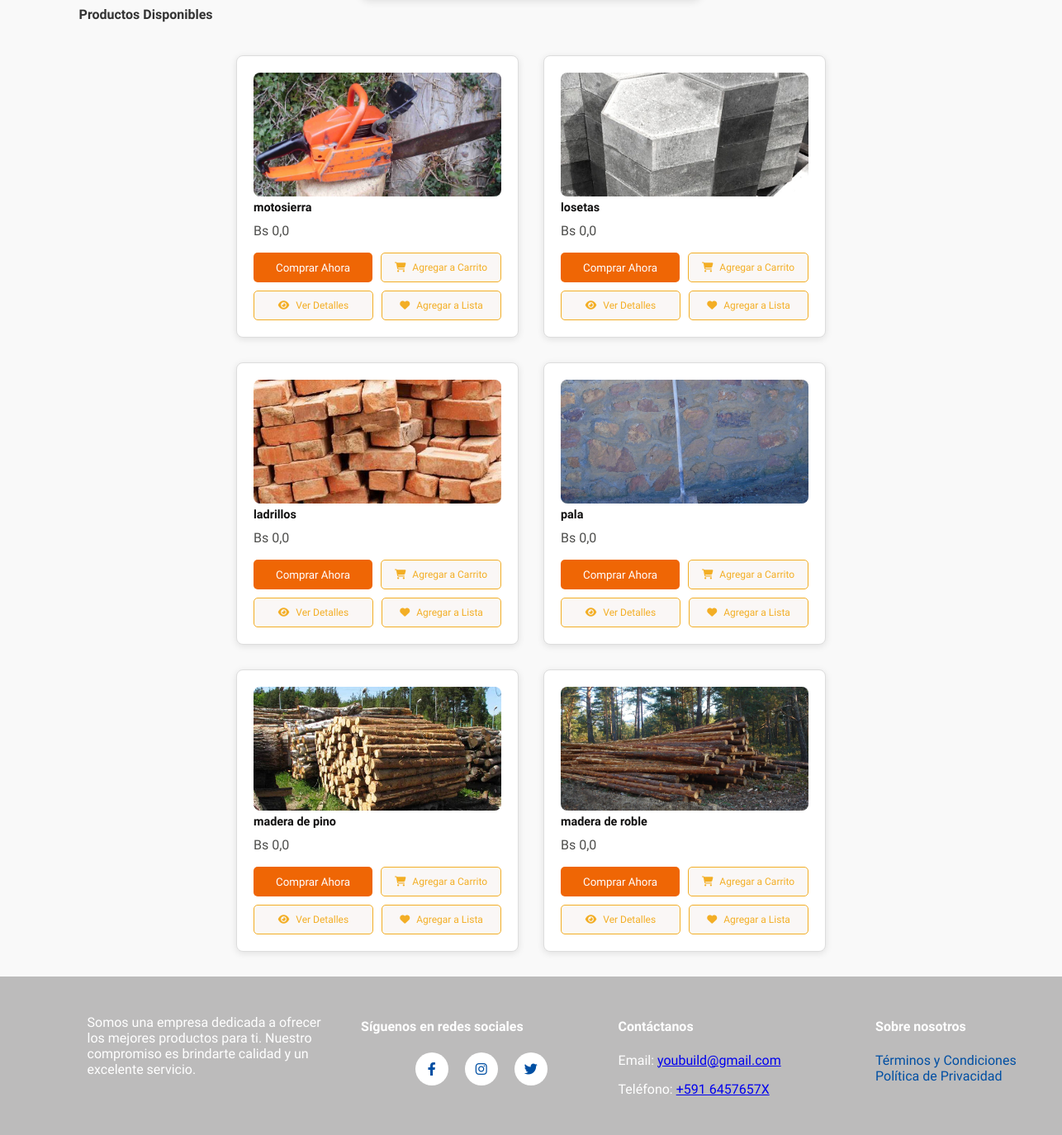
The app's page / (lower part), older data.
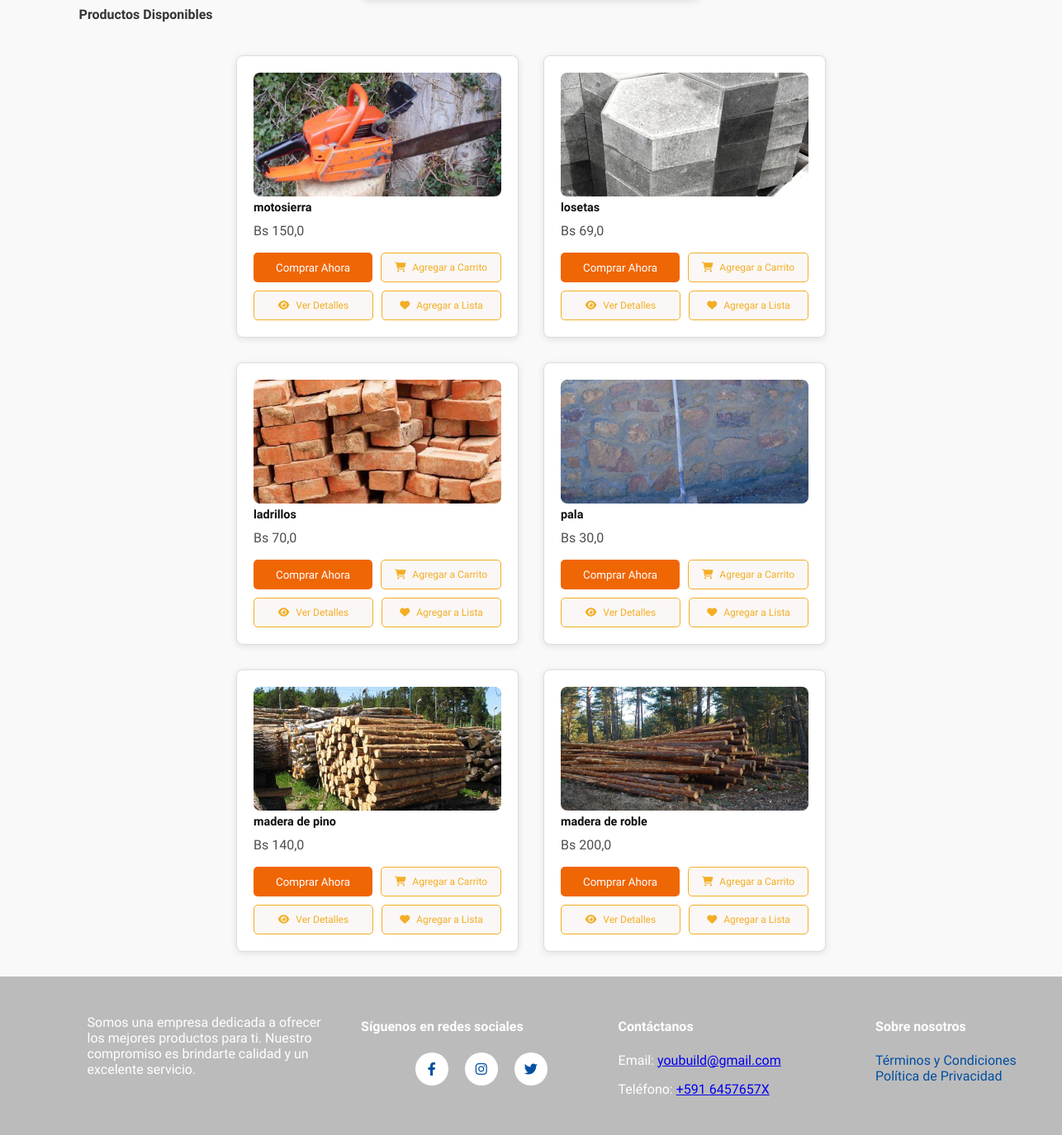
The same page, newer data.
### sistema/models.py (models this page shows, shortened)
class ProductoDb(models.Model):
    ESTADO_CHOICES = [
        ('disponible', 'Disponible'),
        ('promocion', 'En Promoción'),
        ('vendido', 'Vendido'),
    ]
    nombre = models.CharField(max_length=50, verbose_name="Nombre")
    detalle = models.TextField(max_length=500, verbose_name="Detalle")
    precio = models.FloatField(verbose_name="Precio", validators=[MinValueValidator(0.0), MaxValueValidator(99999.9)])
    descuento = models.FloatField(default=0.0, validators=[MinValueValidator(0.0), MaxValueValidator(100.0)], verbose_name="Descuento (%)")
    estado = models.CharField(max_length=10, choices=ESTADO_CHOICES, default='disponible', verbose_name="Estado del Producto")
    fecha_inicio_promocion = models.DateTimeField(null=True, blank=True, verbose_name="Inicio de Promoción")
    fecha_fin_promocion = models.DateTimeField(null=True, blank=True, verbose_name="Fin de Promoción")
    disponible = models.BooleanField(default=True, verbose_name="Disponible para la venta")  # Para activar o desactivar el producto manualmente
    categoria_fk = models.ForeignKey(CategoriaDb, on_delete=models.CASCADE, null=True, blank=True)
    usuario_fk = models.ForeignKey(UsuarioDB, on_delete=models.CASCADE, null=True, blank=True)
    municipio_fk = models.ForeignKey(MunicipioDB, on_delete=models.CASCADE, null=True, blank=True, verbose_name="Municipio")
    direccion_1 = models.CharField(max_length=255, verbose_name="Dirección 1", null=True, blank=True)
    visitas = models.PositiveIntegerField(default=0, verbose_name="Visitas")
    cantidad = models.IntegerField(default=1)
    class Meta:
        db_table = "productos"
        verbose_name = "Producto"
        verbose_name_plural = "Productos"
    def esta_en_promocion(self):
        ahora = timezone.now()
        return (
            self.estado == 'promocion' and
            self.fecha_inicio_promocion and
            self.fecha_fin_promocion and
            self.fecha_inicio_promocion <= ahora <= self.fecha_fin_promocion
        )

class ImagenProductoDB(models.Model):
    producto_fk = models.ForeignKey(ProductoDb, on_delete=models.CASCADE, related_name="imagenes")
    imagen = models.ImageField(upload_to="productos", null=True)
    class Meta:
        verbose_name = "Imagen"
        verbose_name_plural = "Imágenes"

### sistema/views.py (the view)
# urls.py: path('', index_view, name='index'),
def index_view(request):
    if request.user.is_authenticated:
        return redirect('home')
    productos, productos_oferta = obtener_productos_oferta()
    productos = ProductoDb.objects.all().order_by('-visitas')
    carruseles = CarruselDB.objects.all().order_by("id")
    categorias = CategoriaDb.objects.all()
    favoritos_ids = []
    if request.user.is_authenticated:
        favoritos_ids = ListaFavoritosDB.objects.filter(usuario=request.user.usuariodb).values_list('producto_id', flat=True)
        print("Productos en favoritos:", list(favoritos_ids))
    return render(request, "index.html", {
        "producto": productos,
        "productos_oferta": productos_oferta,
        "carrusel": carruseles,
        "categorias": categorias,
        "favoritos_ids": favoritos_ids,
    })

### sistema/context_processors.py (called while the page is built)
def cart_count(request):
    if request.user.is_authenticated:  # Only fetch the cart count for logged-in users
        try:
            usuario = request.user.usuariodb
            cart_count = CarritoProductoDB.objects.filter(carrito_fk__usuario_fk=usuario).aggregate(
                total_quantity=Sum('cantidad')
            )['total_quantity'] or 0
        except UsuarioDB.DoesNotExist:
            cart_count = 0
    else:
        cart_count = 0
    return {'cart_count': cart_count}

def user_profile(request):
    if request.user.is_authenticated:
        return {"usuario": request.user.usuariodb}
    return {}

### sistema/views.py (called while the page is built)
def obtener_productos_oferta():
    productos = ProductoDb.objects.all().order_by('-visitas')
    productos_oferta = [producto for producto in productos if producto.esta_en_promocion()]
    return productos, productos_oferta

### sistema/templates/index.html (shortened to what this page needs)
<!DOCTYPE html>
{% extends 'layout.html' %}
{% load static %}
{% block extra_styles %}
<link rel="stylesheet" href="{% static 'resultadosVacios.css' %}" />
<link rel="stylesheet" href="{% static 'style.css' %}" />
<link rel="stylesheet" href="{% static 'listaProduct.css' %}" />
<link rel="stylesheet" href="{% static 'topbar.css' %}" />
<link rel="stylesheet" href="{% static 'filtros.css' %}" />
<link rel="stylesheet" href="{% static 'Categorias.css' %}" />
<link rel="stylesheet" href="{% static 'CarruselOfert.css' %}" />
{% endblock %}
{% block content %}
<main>
  <h2 class="products-title">Productos Disponibles</h2>
  <div class="products-container">
    {% for producto in producto %}
    <div class="product">
      <img src="{{ producto.imagenes.first.imagen.url }}" alt="{{ producto.nombre }}" />
      <h3>{{ producto.nombre }}</h3>
      <p>Bs {{ producto.precio }}</p>
      <div class="buttons-container">
        <div class="button-row">
          <button class="btn buy-now">Comprar Ahora</button>
          <button class="btn add-to-cart" onclick="agregarAlCarrito({{ producto.id }})">
            <i class="fas fa-shopping-cart"></i> Agregar a Carrito
          </button>
        </div>
        <div class="button-row">
          <button class="btn add-to-view" onclick="verDetalles({{ producto.id }})">
            <i class="fas fa-eye"></i> Ver Detalles
          </button>
          <button
                      class="btn add-to-list"
                      onclick="agregarAFavoritos({{ producto.id }})"
                      id="favorito-btn-{{ producto.id }}">
                      <i class="fas fa-heart"></i>
                      {% if producto.id in favoritos_ids %}
                          En Favoritos
                      {% else %}
                          Agregar a Lista
                      {% endif %}
          </button>
        </div>
      </div>
    </div>
    {% endfor %}
  </div>
</main>
{% endblock %}

### sistema/templates/layout.html (shortened to what this page needs)
{% load static %}
<html lang="en">
  <head>
    <link rel="stylesheet" href="https://cdnjs.cloudflare.com/ajax/libs/font-awesome/6.4.0/css/all.min.css" />
    <link rel="stylesheet" href="{% static 'style.css' %}" />
    <link rel="stylesheet" href="{% static 'topbar.css' %}">
    {% block extra_styles %}
    {% endblock %}
  </head>
  <body>
    <div>
      {% block content %}{% endblock %}
    </div>
    <footer>
      <div class="footer-container">
          <div class="footer-description">
              <p>Somos una empresa dedicada a ofrecer los mejores productos para ti. Nuestro compromiso es brindarte calidad y un excelente servicio.</p>
          </div>
          <div class="footer-links">
              <h4>Síguenos en redes sociales</h4>
              <div class="social-buttons">
                  <a href="https://facebook.com" target="_blank" class="social-button facebook">
                      <i class="fab fa-facebook-f"></i>
                  </a>
                  <a href="https://instagram.com" target="_blank" class="social-button instagram">
                      <i class="fab fa-instagram"></i>
                  </a>
                  <a href="https://twitter.com" target="_blank" class="social-button twitter">
                      <i class="fab fa-twitter"></i>
                  </a>
              </div>
          </div>
          <div class="footer-contact">
              <h4>Contáctanos</h4>
              <p>Email: <a href="mailto:youbuild@gmail.com">youbuild@gmail.com</a></p>
              <p>Teléfono: <a href="tel:+5916457657X">+591 6457657X</a></p>
          </div>
          <div class="footer-legal">
              <h4>Sobre nosotros</h4>
              <ul>
                  <li><a href="#terminos-condiciones">Términos y Condiciones</a></li>
                  <li><a href="#politica-privacidad">Política de Privacidad</a></li>
              </ul>
          </div>
      </div>
    </footer>
  </body>
</html>

### sistema/static/style.css (style rules this page uses)
:root { --primary-color: #ED8C2B; --secondary-color: #E5E8EB; --accent-color: #F2690D; --text-color: #1C1C0D; --link-color: #9E9647; --background-color: #FFFFFB; }
body { font-family: 'Comfortaa', sans-serif; margin: 0; padding: 0; display: grid; grid-template-rows: auto 1fr auto; min-height: 100vh; background-color: var(--background-color); }
main { display: flex; flex-direction: column; flex: 1; justify-content: flex-start; margin: 0 2cm; padding-top: 10px; }
footer { background-color: #bcbbbb; padding: 20px 0; width: 100%; position: relative; color: #ffffff; }
.footer-container { display: flex; justify-content: space-around; flex-wrap: wrap; width: 100%; margin: 0 auto; padding: 0 0px; margin: 0 2cm; }
.footer-contact, .footer-legal { flex: 1; min-width: 200px; margin: 10px; }
.footer-description { flex: 1; min-width: 200px; margin: 10px; margin-left: 30px; }
.footer-links { flex: 1; min-width: 200px; margin: 10px; margin-left: 30px; }
.footer-links ul, .footer-legal ul { list-style: none; padding: 0; }
.footer-links a, .footer-legal a { text-decoration: none; color: #004fa3; }
.social-buttons { display: flex; justify-content: center; margin-top: 10px; }
.social-button { display: inline-block; width: 40px; height: 40px; background-color: #fff; border-radius: 50%; color: #007bff; display: flex; align-items: center; justify-content: center; margin: 0 10px; transition: background-color 0.3s, transform 0.3s; }
button, .btn, .btn-volver, .btn-detalle, .btn-agregar, .btn-comprar { font-family: 'Comfortaa', sans-serif !important; }

### sistema/static/ListaProduct.css (style rules this page uses)
body { font-family: 'Comfortaa', sans-serif; background-color: #f9f9f9; margin: 0; padding: 0; }
.products-title { text-align: left; margin: 10px; font-size: 1em; color: #333; margin-left: 20px; }
.products-container { display: flex; flex-wrap: wrap; justify-content: center; gap: 10px; padding: 20px; box-sizing: border-box; }
.product { background-color: white; border: 1px solid #ddd; border-radius: 8px; padding: 20px; margin: 10px; width: 300px; box-shadow: 0 2px 8px rgba(0, 0, 0, 0.1); transition: transform 0.2s; height: 300px; display: flex; flex-direction: column; justify-content: space-between; }
.product img { width: 100%; height: 150px; border-radius: 8px; object-fit: cover; }
.product h3 { font-size: 0.9em; margin: 5px 0; color: #100f0f; }
.product p { font-size: 1em; margin: 5px 0; color: rgb(78, 78, 76); }
.buttons-container { display: flex; flex-direction: column; gap: 10px; margin-top: auto; }
.button-row { display: flex; justify-content: space-between; gap: 10px; }
.btn { background-color: #ef6605; color: white; border: none; padding: 10px 0; margin: 0; border-radius: 5px; cursor: pointer; transition: background-color 0.3s; flex: 1; min-width: 0; text-align: center; }
.btn.add-to-list, .btn.add-to-view, .btn.add-to-cart { font-size: 12px; background-color: #faf7f6; color: rgb(243, 174, 37); border: 1px solid rgb(243, 174, 37); }
.btn i { margin-right: 5px; }

### sistema/static/filtros.css (style rules this page uses)
body { font-family: 'Comfortaa', sans-serif !important; }
.filtros, .filtros select, button { font-family: 'Comfortaa', sans-serif !important; }

### sistema/templates/layout.html (style rules this page uses)
body { font-family: 'Comfortaa', sans-serif; }

### sistema/templates/index.html (style rules this page uses)
body { font-family: 'Comfortaa', sans-serif; }

Row changes from the older to the newer data that the page shows:
changed ProductoDb "motosierra": precio "0,0" → "150,0"
changed ProductoDb "losetas": precio "0,0" → "69,0"
changed ProductoDb "ladrillos": precio "0,0" → "70,0"
changed ProductoDb "pala": precio "0,0" → "30,0"
changed ProductoDb "madera de pino": precio "0,0" → "140,0"
changed ProductoDb "madera de roble": precio "0,0" → "200,0"
